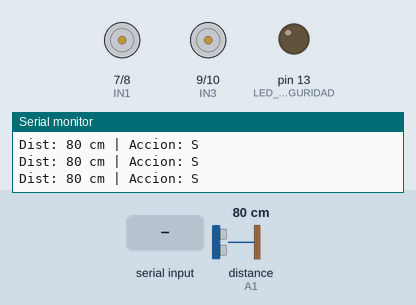
Bench run of a sketch on a simulated Arduino Uno, built with avr-gcc and run on an emulated ATmega328P. Shown: motor-driver pin pairs drawn as motors (green arrow = first pin HIGH = forward, orange = second pin HIGH = backward, longer = more drive, scaled by the enable pin), output pins drawn as LEDs (lit = HIGH), the last lines printed to the serial monitor. Wiring (inferred from the names in the program): ultrasonic range finder: trigger A0; echo A1. The test bench sets the inputs (shaded band); at power-on: distance to the obstacle (sensor on A1) 80 cm. The echo pulse lasts 58.3 µs per cm; pins used as bus, display or sensor lines are not drawn.

Above: at 1.2 s.
1.3 s: "F" received over Serial
At 2.2 s:
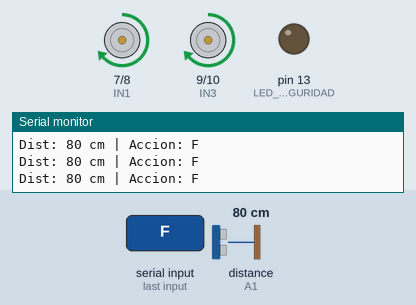
4.3 s: "B" received over Serial
At 5.1 s:
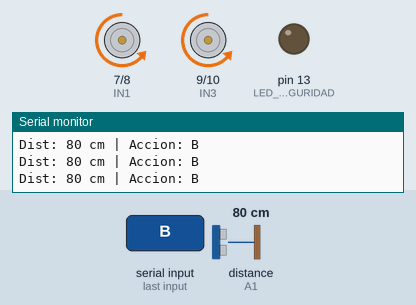
6.8 s: "L" received over Serial
At 7.02 s:
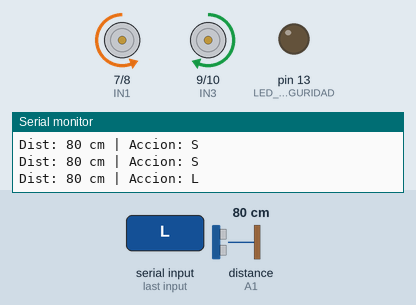
8.7 s: "R" received over Serial
At 8.92 s:
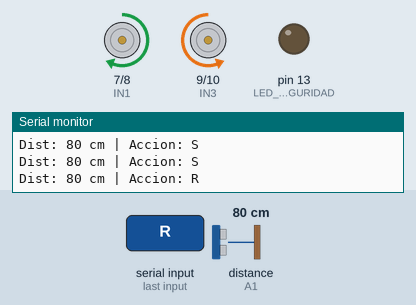
Timing chart, 0 to 11.6 s (numbered marks = the images above; inputs shaded):
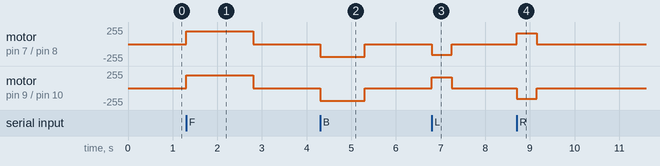

The sketch:

robot_gestos_original.ino
```cpp
/*
  LABORATORIO III - Robot explorador controlado por gestos
  Programa unico del robot - Arduino UNO
  Autores: Luigi D'Aquaro / Jorge Younes

  El sensor de gestos APDS-9960 va en el frente, encima del HC-SR04, mirando hacia adelante.
  El operador se pone DE FRENTE al robot y mueve la mano a 5-15 cm delante del sensor:
    subir la mano              -> el robot avanza hacia ti 1,5 s (arranca cuando retiras la mano)
    bajar la mano              -> retrocede 1 s
    mano hacia TU derecha      -> gira hacia tu derecha (su izquierda) 0,45 s
    mano hacia TU izquierda    -> gira hacia tu izquierda (su derecha) 0,45 s
    acercar la mano y retirarla -> detener

  La mano que hace el gesto queda delante del HC-SR04. Por eso "avanzar" espera hasta 2 s a que
  la distancia vuelva a ser mayor de 20 cm; si no se despeja, se trata como obstaculo y retrocede.

  Ciclo de control en tiempo real (loop):
    1) PERCIBIR : lee el gesto (APDS-9960) y mide la distancia al frente (HC-SR04)
    2) PROCESAR : si hay un obstaculo a menos de 20 cm, ignora "avanzar" y retrocede (lazo cerrado)
    3) ACTUAR   : mueve los motores con el puente H L298N

  Libreria: "SparkFun APDS9960 RGB and Gesture Sensor" (Gestor de Bibliotecas).
  Si apds.init() falla con un modulo clon: abrir SparkFun_APDS9960.h y cambiar
  "#define APDS9960_ID_2 0x9C" por "#define APDS9960_ID_2 0xA8".

  Conexiones
  ----------
  L298N    ENA -> D5 (PWM)   IN1 -> D7   IN2 -> D8     (motor IZQUIERDO en OUT1/OUT2)
           ENB -> D6 (PWM)   IN3 -> D9   IN4 -> D10    (motor DERECHO   en OUT3/OUT4)
           (quitar los jumpers de ENA y ENB)   +12V -> bateria +   GND -> GND comun
  HC-SR04  TRIG -> A0   ECHO -> A1   VCC -> riel 5V   GND -> riel GND
  APDS-9960 VCC -> riel 3,3V (NUNCA 5V)   GND -> riel GND   SDA -> A4   SCL -> A5
  Protoboard: riel 5V desde el pin 5V del Arduino, riel 3,3V desde el pin 3.3V, GND comun.
  Bateria 2S (7,4 V) -> VIN del Arduino y +12V del L298N.
*/

#include <Wire.h>
#include <SparkFun_APDS9960.h>

// ------------------------- Pines -------------------------
const uint8_t ENA = 5, IN1 = 7, IN2 = 8;    // motor izquierdo
const uint8_t ENB = 6, IN3 = 9, IN4 = 10;   // motor derecho
const uint8_t TRIG = A0, ECHO = A1;
const uint8_t LED_SEGURIDAD = 13;

SparkFun_APDS9960 apds;

// ------------------------- Ajustes -------------------------
const int DIST_PELIGRO = 20;              // cm: por debajo se ignora "avanzar" y retrocede
const uint8_t PWM_AVANCE = 190;           // ~5-6 V en los motores con bateria 2S
const uint8_t PWM_GIRO   = 160;
const uint8_t PWM_RETRO  = 150;
const unsigned long T_AVANCE = 1500;      // ms que dura cada comando
const unsigned long T_RETRO  = 1000;
const unsigned long T_GIRO   = 450;
const unsigned long T_ESCAPE = 400;       // ms de retroceso al encontrar un obstaculo
const unsigned long T_ESPERA_MANO = 2000; // ms maximos esperando que el operador retire la mano
const unsigned long PERIODO_US = 60;      // ms entre mediciones del HC-SR04
const bool INVERTIR_IZQ = false;          // cambiar si un motor gira al reves
const bool INVERTIR_DER = false;

// Direcciones vistas por el operador, de frente al robot. Como el robot te mira, tu derecha es
// su izquierda. Si al probar sale otro movimiento, reasigna aqui cada direccion:
const char GESTO_UP = 'F', GESTO_DOWN = 'B', GESTO_LEFT = 'R', GESTO_RIGHT = 'L';

// ------------------------- Estado -------------------------
char comando = 'S';                 // F, B, L, R o S
unsigned long tFinComando = 0;
bool esperandoMano = false;         // gesto "avanzar" recibido, falta que se retire la mano
unsigned long tLimiteMano = 0;
int distancia = 999;
int lecturas[3] = {999, 999, 999};
unsigned long tUltimaMedida = 0;
bool seguridad = false;

// =========================================================
void setup() {
  Serial.begin(9600);
  pinMode(ENA, OUTPUT); pinMode(IN1, OUTPUT); pinMode(IN2, OUTPUT);
  pinMode(ENB, OUTPUT); pinMode(IN3, OUTPUT); pinMode(IN4, OUTPUT);
  pinMode(TRIG, OUTPUT); pinMode(ECHO, INPUT);
  pinMode(LED_SEGURIDAD, OUTPUT);
  detener();

  if (apds.init() && apds.enableGestureSensor(false)) {
    Serial.println(F("Robot listo. Pasa la mano sobre el APDS-9960."));
  } else {
    Serial.println(F("Aviso: APDS-9960 desconectado, modo USB Serial activo"));
    // while (true) { digitalWrite(LED_SEGURIDAD, !digitalRead(LED_SEGURIDAD)); delay(150); }
  }
}

void loop() {
  if (Serial.available()) {
    char c = Serial.read();
    if (c == 'F' || c == 'B' || c == 'L' || c == 'R' || c == 'S') {
      esperandoMano = false;
      seguridad = false;
      fijarComando(c, c == 'S' ? 0 : duracion(c));
    }
  }
  // ---------- 1. PERCIBIR ----------
  if (apds.isGestureAvailable()) {
    detener();                       // la lectura del gesto dura mientras la mano pasa: el robot espera quieto
    leerGesto();
  }
  if (millis() - tUltimaMedida >= PERIODO_US) {
    tUltimaMedida = millis();
    distancia = medirDistanciaFiltrada();
  }

  // ---------- 2. PROCESAR ----------
  if (comando != 'S' && millis() >= tFinComando) {
    comando = 'S';                   // termino el tiempo del movimiento
    seguridad = false;
  }
  if (esperandoMano) {
    if (distancia >= DIST_PELIGRO) {             // la mano ya se retiro: arranca
      esperandoMano = false;
      fijarComando('F', T_AVANCE);
    } else if (millis() > tLimiteMano) {         // sigue algo delante: es un obstaculo
      esperandoMano = false;
      fijarComando('B', T_ESCAPE);
      seguridad = true;
      Serial.println(F("Obstaculo al avanzar: se ignora el gesto y retrocede"));
    }
  }
  if (comando == 'F' && distancia < DIST_PELIGRO) {
    fijarComando('B', T_ESCAPE);     // lazo cerrado: ignora el gesto y retrocede
    seguridad = true;
    Serial.println(F("Obstaculo: se ignora el gesto y retrocede"));
  }

  // ---------- 3. ACTUAR ----------
  ejecutar(comando);
  digitalWrite(LED_SEGURIDAD, seguridad);
  depurar();
}

// =========================================================
void leerGesto() {
  switch (apds.readGesture()) {
    case DIR_UP:    aplicarGesto(GESTO_UP);    break;
    case DIR_DOWN:  aplicarGesto(GESTO_DOWN);  break;
    case DIR_LEFT:  aplicarGesto(GESTO_LEFT);  break;
    case DIR_RIGHT: aplicarGesto(GESTO_RIGHT); break;
    case DIR_NEAR:
    case DIR_FAR:   aplicarGesto('S'); break;
    default: return;
  }
  seguridad = false;
}

void aplicarGesto(char c) {
  Serial.print(F("Gesto -> ")); Serial.println(c);
  esperandoMano = false;
  if (c == 'F') {
    // No arranca todavia: la mano esta delante del HC-SR04. Se descartan las lecturas
    // viejas para exigir medidas nuevas antes de decidir.
    comando = 'S';
    esperandoMano = true;
    tLimiteMano = millis() + T_ESPERA_MANO;
    lecturas[0] = lecturas[1] = lecturas[2] = 0;
    distancia = 0;
  } else if (c == 'S') {
    fijarComando('S', 0);
  } else {
    fijarComando(c, duracion(c));
  }
}

unsigned long duracion(char c) {
  if (c == 'F') return T_AVANCE;
  if (c == 'B') return T_RETRO;
  return T_GIRO;
}

void fijarComando(char c, unsigned long ms) {
  comando = c;
  tFinComando = millis() + ms;
}

int medirDistanciaCm() {
  digitalWrite(TRIG, LOW);  delayMicroseconds(2);
  digitalWrite(TRIG, HIGH); delayMicroseconds(10);
  digitalWrite(TRIG, LOW);
  unsigned long t = pulseIn(ECHO, HIGH, 25000UL);   // 25 ms ~ 4 m
  if (t == 0) return 999;                            // sin eco = camino libre
  return t / 58;                                     // us -> cm
}

// Mediana de las ultimas 3 lecturas: elimina picos falsos por ruido de los motores
int medirDistanciaFiltrada() {
  lecturas[0] = lecturas[1];
  lecturas[1] = lecturas[2];
  lecturas[2] = medirDistanciaCm();
  int a = lecturas[0], b = lecturas[1], c = lecturas[2];
  if ((a <= b && b <= c) || (c <= b && b <= a)) return b;
  if ((b <= a && a <= c) || (c <= a && a <= b)) return a;
  return c;
}

void ejecutar(char c) {
  switch (c) {
    case 'F': motorIzq(PWM_AVANCE);  motorDer(PWM_AVANCE);  break;
    case 'B': motorIzq(-PWM_RETRO);  motorDer(-PWM_RETRO);  break;
    case 'L': motorIzq(-PWM_GIRO);   motorDer(PWM_GIRO);    break;   // giro sobre su eje
    case 'R': motorIzq(PWM_GIRO);    motorDer(-PWM_GIRO);   break;
    default:  detener();                                     break;
  }
}

void motor(uint8_t en, uint8_t a, uint8_t b, int v, bool invertir) {
  if (invertir) v = -v;
  digitalWrite(a, v > 0);
  digitalWrite(b, v < 0);
  analogWrite(en, abs(v));
}
void motorIzq(int v) { motor(ENA, IN1, IN2, v, INVERTIR_IZQ); }
void motorDer(int v) { motor(ENB, IN3, IN4, v, INVERTIR_DER); }
void detener() { motorIzq(0); motorDer(0); }

void depurar() {
  static unsigned long t = 0;
  if (millis() - t < 250) return;
  t = millis();
  Serial.print(F("Dist: "));      Serial.print(distancia);
  Serial.print(F(" cm | Accion: ")); Serial.print(comando);
  if (esperandoMano) Serial.print(F(" | esperando que retires la mano"));
  Serial.println(seguridad ? F(" | SEGURIDAD") : F(""));
}
```

Measured:
- after the input at 1.3 s, motor on pin 7 (IN1) / pin 8 (IN2), motor on pin 9 (IN3) / pin 10 (IN4): stopped → forward 190/255 at once, → stopped 1.5 s later
- after the input at 4.3 s, motor on pin 7 (IN1) / pin 8 (IN2), motor on pin 9 (IN3) / pin 10 (IN4): stopped → backward 190/255 at once, → stopped 1.0 s later
- after the input at 6.8 s, motor on pin 7 (IN1) / pin 8 (IN2): stopped → backward 160/255 at once, → stopped 0.45 s later; motor on pin 9 (IN3) / pin 10 (IN4): stopped → forward 160/255 at once, → stopped 0.45 s later
- after the input at 8.7 s, motor on pin 7 (IN1) / pin 8 (IN2): stopped → forward 160/255 at once, → stopped 0.44 s later; motor on pin 9 (IN3) / pin 10 (IN4): stopped → backward 160/255 at once, → stopped 0.44 s later
